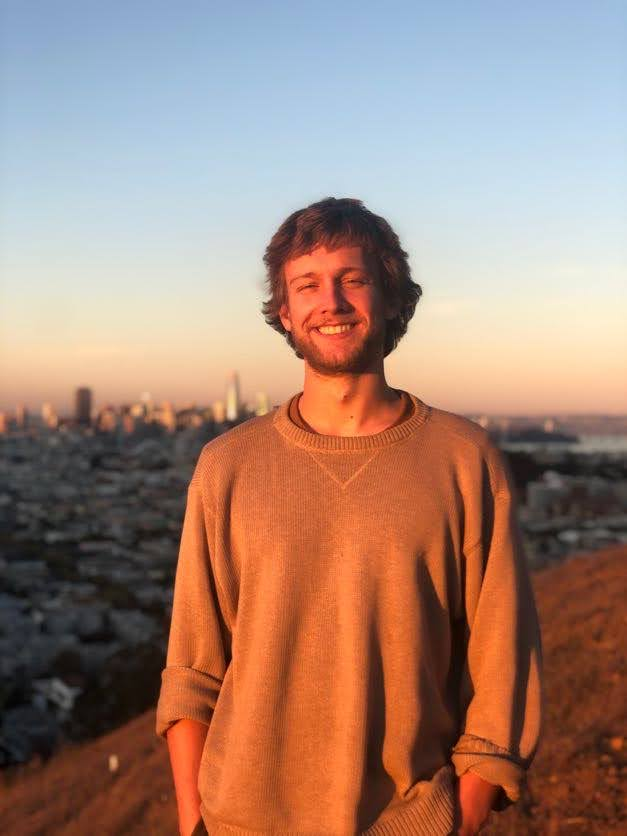
#> input picture alex.jpg, 627 x 836 px
$ jupyter execute image_resizer.ipynb   (shell and % lines are left out)
#> lines starting #> are read from the running program, lines starting #| are printed output that depends on the picture
[cell 1]
from PIL import Image
import matplotlib.pyplot as plt
import numpy as np

[cell 2]
IMAGE_RATIO = 2
IMAGE = 'alex.jpg'

[cell 3]
def show():
    plt.axis('off')
    plt.imshow(np.asarray(img))
    plt.show()

[cell 4]
img = Image.open(IMAGE)
#> img is the input picture: PIL image 627x836 RGB; mean R, G, B 164.1, 132, 118.6
show()

img = img.rotate(90, expand=True)
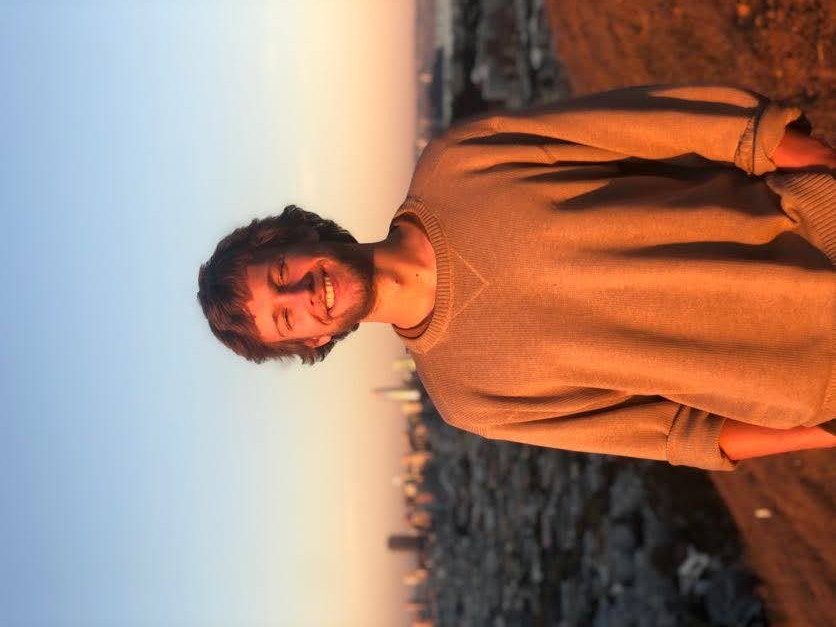
#> img: PIL image 836x627 RGB; mean R, G, B 164.1, 132, 118.6
show()

X_TRANSLATE = 65
width, height = img.size
#> width = 836; height = 627
img = img.crop((0, X_TRANSLATE, width, width / 2 + X_TRANSLATE))
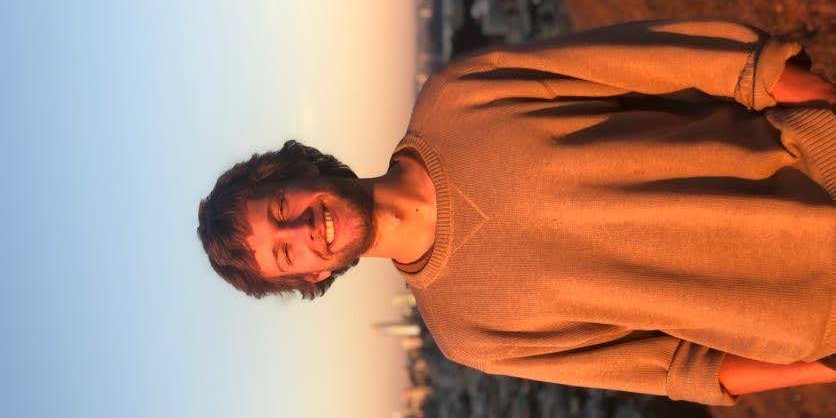
#> img: PIL image 836x418 RGB; mean R, G, B 178.8, 134.6, 116
show()

img = img.resize((64, 32))
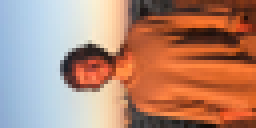
#> img: PIL image 64x32 RGB (shown 4 times larger); mean R, G, B 178.8, 134.6, 116
show()

img = img.convert('RGB')
show()
